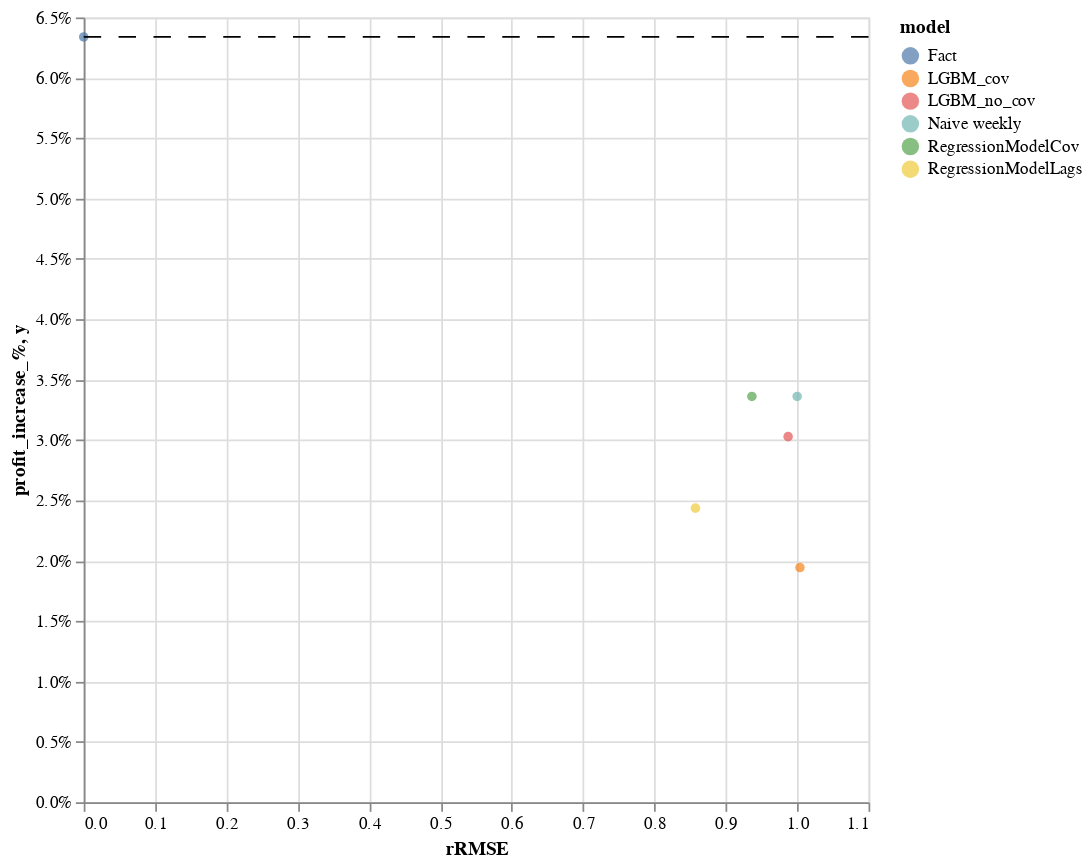

The notebook cell saved with this chart:
### Code cell
chart = alt.Chart(all_items_eval.fillna(0).reset_index()).mark_circle().encode(
    x=alt.X('rRMSE:Q'),
    y=alt.Y('profit_increase_%:Q',axis=alt.Axis(format='%')),
    color=alt.Color('model:N'),
).properties(width=450, height=450)#.interactive()

fact_line = alt.Chart(pd.DataFrame({'y': [all_items_eval.loc['Fact','profit_increase_%']]})).mark_rule(strokeDash=[10, 10]).encode(y='y')

chart + fact_line

### Figure 1 — Vega-Lite specification as saved in the notebook (floating-point values rounded to 4 significant figures)
{"config": {"view": {"continuousWidth": 400, "continuousHeight": 300}}, "layer": [{"data": {"name": "data-24528a15a64fe659bd381807feebde1f"}, "mark": "circle", "encoding": {"color": {"type": "nominal", "field": "model"}, "x": {"type": "quantitative", "field": "rRMSE"}, "y": {"type": "quantitative", "axis": {"format": "%"}, "field": "profit_increase_%"}}, "height": 450, "width": 450}, {"data": {"name": "data-7d36c4c69c0819801a7f616d39e1d972"}, "mark": {"type": "rule", "strokeDash": [10, 10]}, "encoding": {"y": {"type": "quantitative", "field": "y"}}}], "$schema": "https://vega.github.io/schema/vega-lite/v4.8.1.json", "datasets": {"data-24528a15a64fe659bd381807feebde1f": [{"model": "Fact", "value": 1223000.0, "sell_price": 854.3, "daily_revenue": 1939000.0, "disount": 0.1261, "sell_price_w_disount": 746.4, "value_increase": 204.3, "value_w_disount": 1687000.0, "daily_revenue_w_disount": 2300000.0, "daily_profit": 1163000.0, "daily_profit_w_disount": 1230000.0, "value_fact": 1223000.0, "daily_profit_fact": 1163000.0, "value_w_disount_fact": 1687000.0, "daily_profit_w_disount_fact": 1230000.0, "inventory_left": 168700.0, "final_profit_w_discount": 1123000.0, "final_profit_base_price": 1056000.0, "profit_increase_%": 0.06339, "rmse": 0.0, "rRMSE": 0.0}, {"model": "LGBM_cov", "value": 1224000.0, "sell_price": 854.3, "daily_revenue": 1941000.0, "disount": 0.1263, "sell_price_w_disount": 746.4, "value_increase": 204.6, "value_w_disount": 1691000.0, "daily_revenue_w_disount": 2304000.0, "daily_profit": 1164000.0, "daily_profit_w_disount": 1231000.0, "value_fact": 1223000.0, "daily_profit_fact": 1163000.0, "value_w_disount_fact": 1691000.0, "daily_profit_w_disount_fact": 1230000.0, "inventory_left": 169300.0, "final_profit_w_discount": 1077000.0, "final_profit_base_price": 1005000.0, "profit_increase_%": 0.01943, "rmse": 269.0, "rRMSE": 1.004}, {"model": "LGBM_no_cov", "value": 1224000.0, "sell_price": 854.3, "daily_revenue": 1940000.0, "disount": 0.1202, "sell_price_w_disount": 751.7, "value_increase": 194.7, "value_w_disount": 1664000.0, "daily_revenue_w_disount": 2294000.0, "daily_profit": 1164000.0, "daily_profit_w_disount": 1238000.0, "value_fact": 1223000.0, "daily_profit_fact": 1163000.0, "value_w_disount_fact": 1663000.0, "daily_profit_w_disount_fact": 1238000.0, "inventory_left": 168200.0, "final_profit_w_discount": 1088000.0, "final_profit_base_price": 1009000.0, "profit_increase_%": 0.03028, "rmse": 264.2, "rRMSE": 0.9873}, {"model": "Naive weekly", "value": 1224000.0, "sell_price": 854.3, "daily_revenue": 1940000.0, "disount": 0.1187, "sell_price_w_disount": 752.9, "value_increase": 192.3, "value_w_disount": 1657000.0, "daily_revenue_w_disount": 2294000.0, "daily_profit": 1164000.0, "daily_profit_w_disount": 1243000.0, "value_fact": 1223000.0, "daily_profit_fact": 1163000.0, "value_w_disount_fact": 1656000.0, "daily_profit_w_disount_fact": 1242000.0, "inventory_left": 167100.0, "final_profit_w_discount": 1092000.0, "final_profit_base_price": 1008000.0, "profit_increase_%": 0.03361, "rmse": 268.0, "rRMSE": 1.0}, {"model": "RegressionModelCov", "value": 1210000.0, "sell_price": 854.3, "daily_revenue": 1918000.0, "disount": 0.1259, "sell_price_w_disount": 746.6, "value_increase": 204.0, "value_w_disount": 1669000.0, "daily_revenue_w_disount": 2275000.0, "daily_profit": 1151000.0, "daily_profit_w_disount": 1217000.0, "value_fact": 1223000.0, "daily_profit_fact": 1163000.0, "value_w_disount_fact": 1686000.0, "daily_profit_w_disount_fact": 1231000.0, "inventory_left": 149200.0, "final_profit_w_discount": 1092000.0, "final_profit_base_price": 1020000.0, "profit_increase_%": 0.03361, "rmse": 250.1, "rRMSE": 0.9365}, {"model": "RegressionModelLags", "value": 1215000.0, "sell_price": 854.3, "daily_revenue": 1926000.0, "disount": 0.1294, "sell_price_w_disount": 743.6, "value_increase": 209.7, "value_w_disount": 1690000.0, "daily_revenue_w_disount": 2280000.0, "daily_profit": 1155000.0, "daily_profit_w_disount": 1208000.0, "value_fact": 1223000.0, "daily_profit_fact": 1163000.0, "value_w_disount_fact": 1703000.0, "daily_profit_w_disount_fact": 1216000.0, "inventory_left": 156300.0, "final_profit_w_discount": 1082000.0, "final_profit_base_price": 1026000.0, "profit_increase_%": 0.02436, "rmse": 229.1, "rRMSE": 0.8574}], "data-7d36c4c69c0819801a7f616d39e1d972": [{"y": 0.06339}]}}
